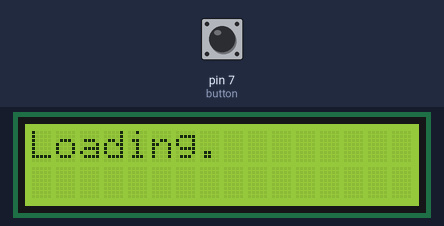
Simulated run of this sketch. Board: Arduino Uno, built with avr-gcc and run on an emulated ATmega328P. On the bench: 16×2 character LCD. The inputs (shaded band) are chosen by the test bench; at power-on: pin 7 (button) HIGH. Random numbers use the default seed unless the sketch sets one; what the sketch prints to the serial monitor is not drawn.

Above: at 1.0 s.
At 9.3 s:
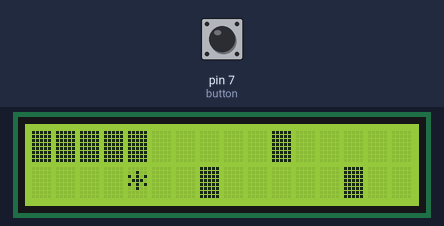
9.4 s: pin 7 (button) pulled LOW for 0.15 s
At 10.3 s:
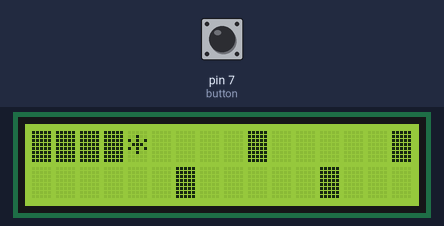
14.4 s: pin 7 (button) pulled LOW for 1 s
At 15.6 s:
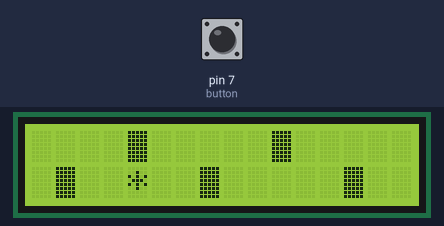
32.4 s: pin 7 (button) pulled LOW for 3.2 s
At 89.1 s:
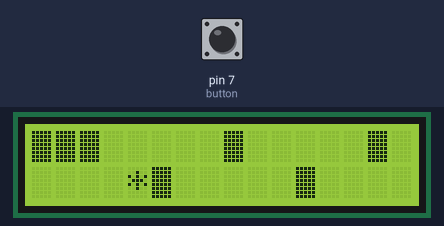
Timing chart, 0 to 90.1 s (numbered marks = the images above; inputs shaded):
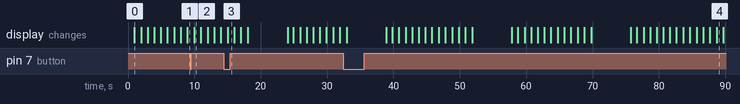

The sketch:

4c_video_game.ino
```cpp
#include <LiquidCrystal.h>          //the liquid crystal library contains commands for printing to the display

LiquidCrystal lcd(13, 12, 11, 10, 9, 8);

char lcd_input[32];

int button = 7;

extern "C" char* __brkval;
extern "C" char* __malloc_;

void setup() {
  // put your setup code here, to run once:
  lcd.begin(16, 2);
  lcd.clear();
  Serial.begin(9600);
  pinMode(button, INPUT_PULLUP);
}

void loop() {

  Serial.println("BEGIN PROGRAM");
  lcd.clear();
  lcd.setCursor(0, 0);
  lcd.print("Loading");
  //create map
  int game_map_lower[100];
  int game_map_upper[100];
  int up;
  bool jump = true;
  bool win_check = false;
  int count;
  unsigned long time;
  bool button_mem = false;

  game_map_lower[0]=0;
  game_map_lower[1]=0;
  game_map_lower[2]=0;
  game_map_lower[3]=0;

  //init upper level as all blocks
  for (int i=0;i<100;i++){
    game_map_upper[i] = 1;
  }
  //set up bottom level
  for (int i=3;i<100;i++){
    up = 0;
    if (count > 5){
      up = int(random(2));
      if (up == 1){
        //set uppper level to be clear for 2 spaces on each side of lower level block
        for (int j=-2;j<3;j++){
          game_map_upper[i-j]=0;
        }
        count = 0;
      }
    }
    game_map_lower[i]=up;
    count ++;
    delay(50);
    if (i%20 == 0){
      lcd.setCursor(6 + i/20, 0);
      lcd.print(".");
    }
  }
  lcd.clear();
  lcd.setCursor(0, 1);
  lcd.print("BEGIN");
  delay(1000);
  lcd.clear();

  //iterate through map
  for (int i=0;i<84;i++){

    time = millis();
    while (millis()-time<1000){
      if (digitalRead(button)==0){
        if (button_mem == false){
          jump = !jump;
          Serial.print("Jump ");
          Serial.println(int(jump));
        }

        button_mem = true;
      }
      else if (digitalRead(button)==1){button_mem = false;}

    }

    //render subsection of map to lcd
    for (int j=0;j<16;j++){

      lcd.setCursor(j, 1);
      if (game_map_lower[i+j] == 0){lcd.write(" ");}
      else {lcd.write(255);}

      lcd.setCursor(j, 0);
      if (game_map_upper[i+j] == 0){lcd.write(" ");}
      else {lcd.write(255);}
    }
    //render player
    lcd.setCursor(4, int(jump));
    lcd.print("*");

    //check if player hits block
    if ((game_map_lower[i+4] == 1 && jump == 1) || (game_map_upper[i+4]==1 && jump == 0)){
      lcd.clear();
      lcd.setCursor(0, 0);
      lcd.print("Game over!");
      delay(5000);
      break;
    }

    //check win
    if (i==80){win_check = true;}
  }
  if (win_check == true){
    lcd.clear();
    lcd.setCursor(0,0);
    lcd.print("You Win!");
    delay(5000);
  }
  delay(1000);
  print_memory_usage();
}

void print_memory_usage() {
  int free_memory;
  if((int)__brkval == 0)
    free_memory = ((int)&free_memory) - ((int)__malloc_heap_start);
  else
    free_memory = ((int)&free_memory) - ((int)__brkval);
  Serial.print("Free memory: ");
  Serial.println(free_memory);
}
```

Measured:
- what the display in image 2 shows lasts 1.0 s, from 10.0 s to 11.0 s
